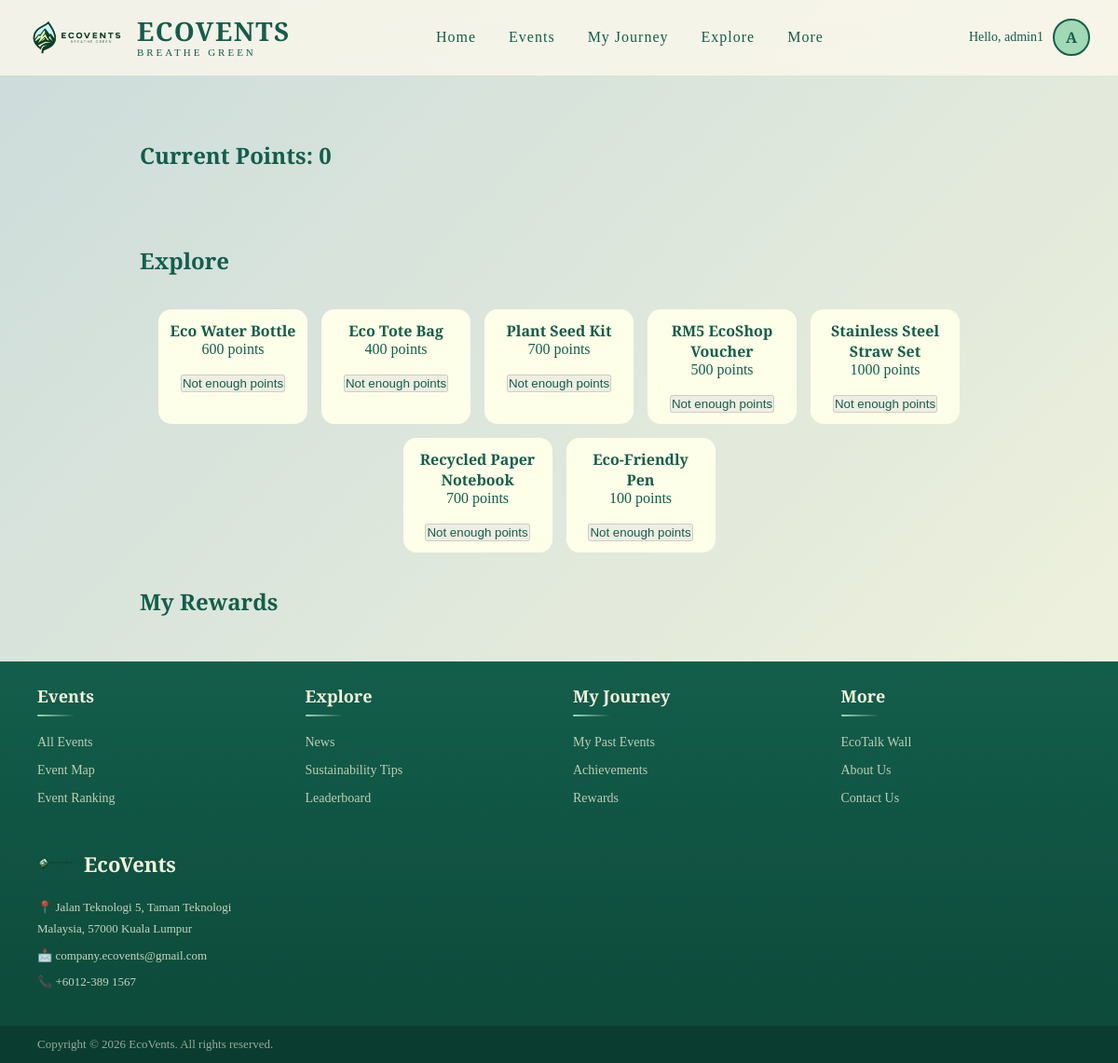
The app's page /participantPage/rewards.php (signed in) with its own data.
### tables this page shows
CREATE TABLE `organizer_user` (
  `user_id` int(11) NOT NULL,
  `password` varchar(255) NOT NULL,
  `name` varchar(255) NOT NULL,
  `email` varchar(255) NOT NULL,
  `role` varchar(255) NOT NULL,
  `google_id` varchar(255) DEFAULT NULL,
  `profile_image` int(11) DEFAULT NULL,
  `event_id` int(11) DEFAULT NULL,
  `event_name` varchar(255) DEFAULT NULL,
  `acc_status` varchar(255) NOT NULL,
  `points` int(11) NOT NULL
);

CREATE TABLE `reward` (
  `reward_id` int(21) NOT NULL,
  `reward_name` varchar(255) NOT NULL,
  `pointsRequired` int(21) NOT NULL
);

### participantPage/rewards.php (the view, shortened to what this page needs)
<?php
    include "../guestPage/connect.php";
    $user_id = $_SESSION['user_id'];
    $sql = "SELECT * FROM organizer_user WHERE user_id = $user_id";
    $userResult = mysqli_query($dbConn, $sql);
    if(mysqli_num_rows($userResult) > 0){
        $user = mysqli_fetch_assoc($userResult);
        $name = $user['name'];
        $profile_image = $user['profile_image'];
        $points = $user['points'];
    } else {
        $name = "User";
        $profile_image = "";
        $display_id = "";
        $points = 0;
    }
    $rewsql = "SELECT * FROM reward";
    $rewardResult = mysqli_query($dbConn, $rewsql);
    ?>
<!DOCTYPE html>
<html lang="en">
<head>
<link rel="stylesheet" href="homep.css">
</head>
<body>
<?php include 'particNavigation.php';?>
<section class="reward-section">
    <div class="reward-wrapper">
        <h2 class="currentPoints">Current Points: <?php echo $user['points']?></h2>
    <h1 class="explore">Explore</h1>
    <br><br>
    <div class="reward-box">
    <?php while ($r = mysqli_fetch_assoc($rewardResult)) {
        $reward_id = $r['reward_id'];
        $check = mysqli_query($dbConn,
            "SELECT * FROM user_reward
            WHERE user_id=$user_id AND reward_id=$reward_id");
        $claimed = mysqli_num_rows($check) > 0;
    ?>
    <div class="reward-card">
        <p><strong><?php echo $r['reward_name']; ?></strong></p>
        <p font-size: 12px><?php echo $r['pointsRequired']; ?> points</p>
        <br>
        <?php if ($claimed) { ?>
            <button disabled>Redeemed</button>
        <?php } else { ?>
            <button disabled>Not enough points</button>
        <?php } ?>
    </div>
    <?php } ?>
    </div>
    <br><br>
    <h2>My Rewards</h2>
    <br>
    </div>
</section>
<?php include 'particFooter.php';?>
</body>
</html>

### participantPage/particNavigation.php (shortened to what this page needs)
<nav id="navbar">
    <div class="nav-container">
        <a href="homep.php" class="logo-container">
            <img src="../imagessssss/LOGO.png" class="logo-image">
            <div class="logo-text">
                <span class="brand-name">ECOVENTS</span>
                <span class="tagline">BREATHE GREEN</span>
            </div>
        </a>
        <ul class="nav-links">
            <li><a href="homep.php" class="active">Home</a></li>
            <li class="nav-dropdown">
                <a>Events</a>
            </li>
            <li class="nav-dropdown">
                <a>My Journey</a>
            </li>
            <li class="nav-dropdown">
                <a>Explore</a>
            </li>
            <li class="nav-dropdown">
                <a>More</a>
            </li>
        </ul>
        <div class="nav-profile">
            <a href="profile.php" class="profile-link">
                <span class="profile-greeting">Hello, <?php echo $name; ?></span>
                <div class="profile-avatar">
                    <?php if($profile_image && $profile_image != '0'): ?>
                        <img src="<?php echo $profile_image; ?>" alt="Profile">
                    <?php else: ?>
                        <span><?php echo strtoupper(substr($name, 0, 1)); ?></span>
                    <?php endif; ?>
                </div>
            </a>
        </div>
    </div>
</nav>

### participantPage/homep.css (style rules this page uses)
* { margin: 0; padding: 0; box-sizing: border-box; }
a, button { color: inherit; text-decoration: none; }
:root { --primary-green: #135E4B; --secondary-green: #4CB572; --light-green: #A1D8B5; --lightest-green: #CCDCDB; --cream: #F5F5DC; --transition: all 0.6s cubic-bezier(0.22, 1, 0.36, 1); }
body { font-family: 'Playfair Display', serif; background: linear-gradient(135deg, var(--lightest-green), var(--cream)); color: var(--primary-green); overflow-x: hidden; position: relative; min-height: 900px; }
.reward-section { display: flex; justify-content: center; padding: 30px 10px; }
.reward-wrapper { max-width: 900px; width: 100%; }
.reward-box { display: flex; justify-content: center; gap: 15px; flex-wrap: wrap; }
.reward-card { background: #fdffe8; padding: 12px; width: 160px; border-radius: 14px; text-align: center; }
.currentPoints { margin-top: 120px; }
.explore { margin-top: 80px; }
nav { position: fixed; top: 0px; left: 0; width: 100%; background: rgba(255,250,238,0.73); backdrop-filter: blur(14px); border-bottom: 1px solid rgba(244,254,219,0.4); z-index: 1000; }
.nav-container { max-width: 1400px; margin: 0 auto; padding: 0 30px; height: 80px; display: flex; justify-content: space-between; align-items: center; }
.logo-container { display: flex; align-items: center; gap: 12px; text-decoration: none; }
.logo-image { height: 55px; }
.logo-text { display: flex; flex-direction: column; align-items: flex-start; justify-content: center; line-height: 1; }
.logo-text .brand-name { font-size: 28px; font-weight: 800; font-family: 'Playfair Display', serif; color: var(--primary-green); letter-spacing: 1.5px; }
.logo-text .tagline { margin-top: 4px; font-size: 11px; font-weight: 500; font-family: 'Playfair Display', serif; color: var(--primary-green); letter-spacing: 3px; }
.nav-links { display: flex; list-style: none; gap: 35px; align-items: center; }
.nav-links a { text-decoration: none; color: var(--primary-green); font-weight: 500; letter-spacing: 1px; position: relative; cursor: pointer; display: block; padding: 8px 0; }
.nav-dropdown { position:relative; }
.nav-profile { display: flex; align-items: center; }
.profile-link { display: flex; align-items: center; gap: 10px; text-decoration: none; color: var(--primary-green); }
.profile-greeting { font-family: 'Tinos', serif; font-size: 14px; font-weight: 500; }
.profile-avatar { width: 40px; height: 40px; border-radius: 50%; background: var(--light-green); display: flex; align-items: center; justify-content: center; overflow: hidden; border: 2px solid var(--primary-green); }
.profile-avatar span { font-family: 'Playfair Display', serif; font-size: 16px; font-weight: 700; color: var(--primary-green); }

### records on screen
organizer_user: name "admin1", name "A", points "0"
reward: reward_name "Eco Water Bottle", pointsRequired "600", shows "Not enough points"
reward: reward_name "Eco Tote Bag", pointsRequired "400", shows "Not enough points"
reward: reward_name "Plant Seed Kit", pointsRequired "700", shows "Not enough points"
reward: reward_name "RM5 EcoShop Voucher", pointsRequired "500", shows "Not enough points"
reward: reward_name "Stainless Steel Straw Set", pointsRequired "1000", shows "Not enough points"
reward: reward_name "Recycled Paper Notebook", pointsRequired "700", shows "Not enough points"
reward: reward_name "Eco-Friendly Pen", pointsRequired "100", shows "Not enough points"
